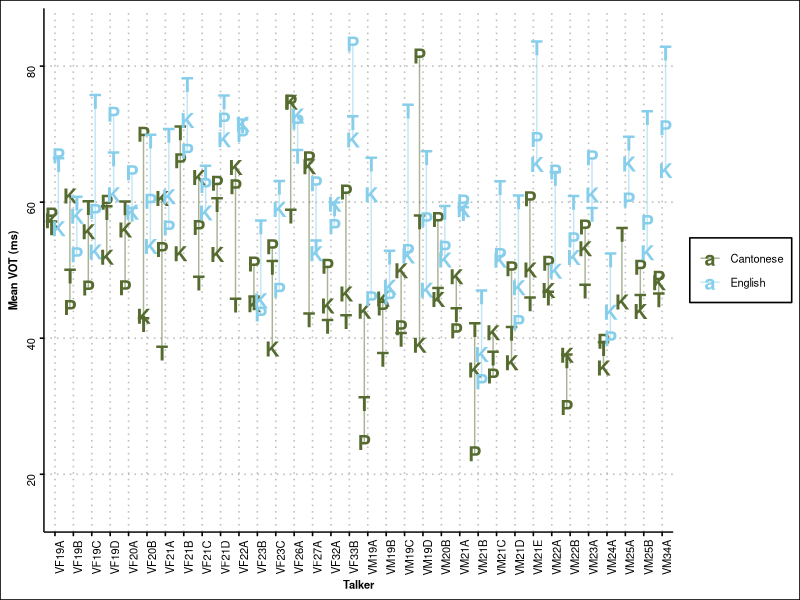
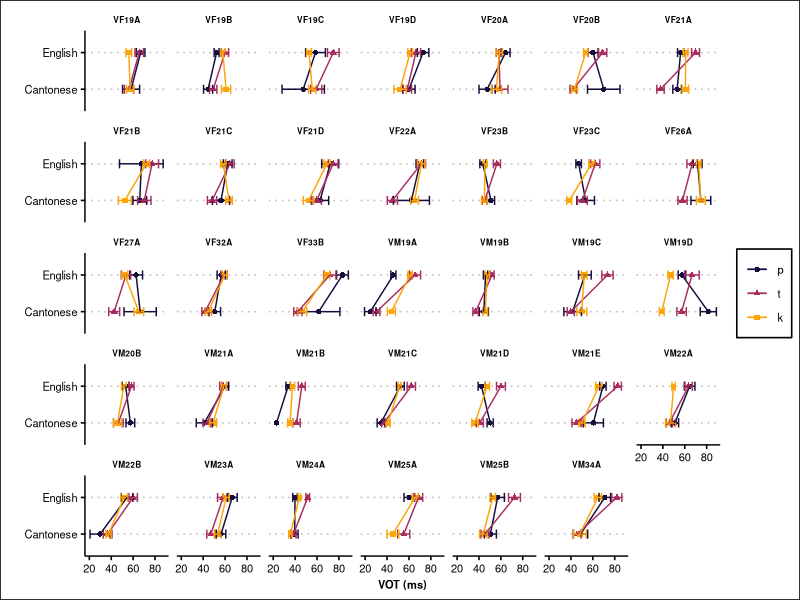
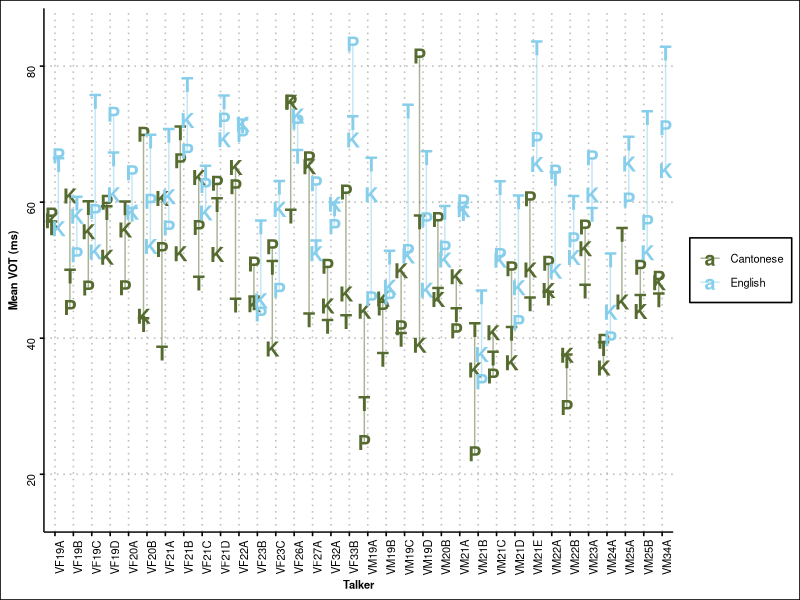

Recreate these plots in R, in order.
## ---- chunk 1
knitr::opts_chunk$set(echo = TRUE)
## ---- chunk 2
library(tidyverse)
library(ggthemes)

theme_set(
  theme_clean() + 
  theme(
      legend.title = element_blank(),
      legend.text = element_text(size=8),
      legend.position = 'bottom',
      axis.title.x = element_text(size = 8, face='bold'),
      axis.title.y = element_text(size = 8, face='bold'),
      axis.text.x = element_text(size = 8),
      axis.text.y = element_text(size = 8),
      strip.text = element_text(size = 8, face='bold'),
      )
  )
## ---- chunk 3
df <- read_csv('ptk_clean_20210331.csv') # this version used for interspeech
head(df)
## ---- chunk 4
df %>%
  group_by(talker, segment, language) %>%
  summarise(mv = mean(vot_ms)) %>%
  ungroup() %>%
  pivot_wider(names_from = 'segment', values_from = 'mv') %>%
  ungroup() %>%
  drop_na() %>%
  group_by(language) %>%
  summarise(
    pt = sum(p<t)/n(), 
    tk = sum(t<k)/n(), 
    pk = sum(p<k)/n(),
    n=n()
    )
## ---- chunk 5
df %>%
  group_by(talker, segment, language) %>%
  summarise(mv = mean(vot_ms), n=n()) %>%
  filter(n>=10) %>%
  select(talker, segment, language, mv) %>%
  ungroup() %>%
  pivot_wider(names_from = 'segment', values_from = 'mv') %>%
  ungroup() %>%
  drop_na() %>%
  group_by(language) %>%
  summarise(
    pt = sum(p<t)/n(), 
    tk = sum(t<k)/n(), 
    pk = sum(p<k)/n(),
    n=n()
    )
## ---- chunk 6
df %>%
  group_by(talker, segment, language) %>%
  summarise(n = n()) %>%
  ungroup() %>%
  group_by(language, segment) %>%
  summarise(min(n), mean(n), max(n))
## ---- chunk 7
df %>%
  group_by(talker, language, segment) %>%
  summarise(mean_vot = mean(vot_ms), sd_vot = sd(vot_ms), n=n()) %>%
  ungroup() %>%
  mutate(segment = str_to_upper(segment)) %>%
  ggplot(aes(y=mean_vot, x=talker, color=language, label=segment)) +
    geom_text(fontface='bold', size=5, position=position_dodge(width = 0.75)) +
    geom_line(alpha=0.5, position=position_dodge(width = 0.75)) +
    # scale_color_viridis_d(option = 'inferno', begin = 0.1, end = 0.8) +
    scale_color_manual(values = c('darkolivegreen','skyblue')) +
  ylab('Mean VOT (ms)') +
  xlab('Talker') +
  scale_y_continuous(limits = c(15, 85))+
    theme(
      axis.text = element_text(angle=90),
      panel.grid.major.x = element_line(color = 'gray', linetype='dotted'),
      legend.position = 'right'
    )

ggsave('ordrel.png', height=3.5, width = 12, units='in') # This used in ISBPAC poster
## ---- chunk 8
std.error <- function(x, na.rm = T) {
  sqrt(var(x, na.rm = na.rm)/length(x[complete.cases(x)]))
}

df$segment <- as_factor(df$segment)
df$segment <- forcats::fct_relevel(df$segment, 'p','t','k')
levels(df$segment)
## ---- chunk 9
df %>%
  group_by(talker, language, segment) %>%
  summarise(mean_vot = mean(vot_ms), se_vot = std.error(vot_ms), n=n()) %>%
  ungroup() %>%
  ggplot(aes(y=language, x=mean_vot, shape=segment, color=segment)) +
    geom_point() +
    geom_errorbar(position = "identity", width = .25, aes(xmin = mean_vot-se_vot, xmax = mean_vot+se_vot)) +
    geom_line(aes(group=segment)) +
    scale_color_viridis_d(option = 'inferno', begin = 0.1, end = 0.8) +
    facet_wrap(~talker, ncol=7)+
    labs(y="",  x="VOT (ms)") + 
    theme(
      strip.text = element_text(size=6),
      legend.position = 'right'
    )

# ggsave('ptk_vot_individuals.png', height = 3, width = 8, units='in') # Used in interspeech paper with manually moved legend - don't re-run; different sizes for paper and poster
